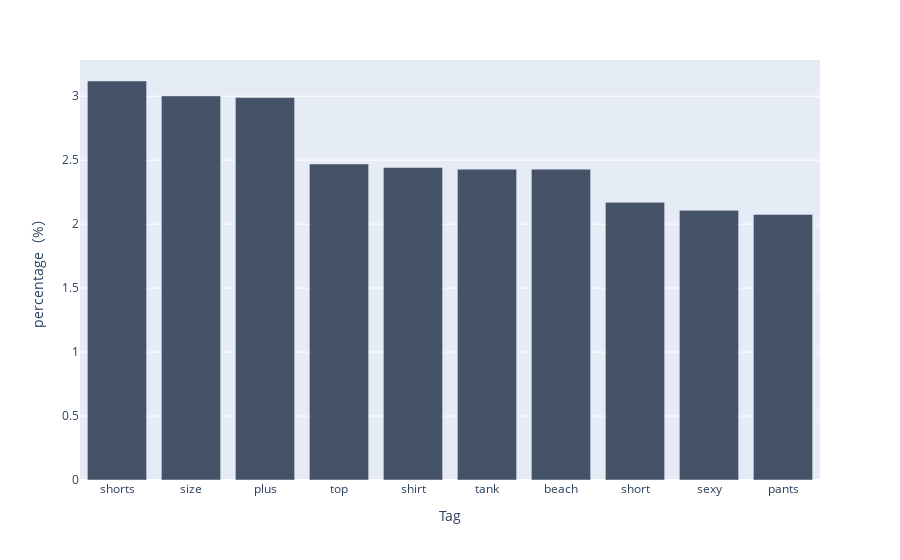

The code cell stored with this chart in its notebook:
### Code cell
px.bar(c1.head(10),'Tag','percentage（%）',color_discrete_sequence =['#465268']*10)

### Figure 1 — Plotly figure (JSON) as saved in the notebook; plotly's stock layout.template omitted (floating-point values rounded to 4 significant figures)
{"data": [{"alignmentgroup": "True", "hovertemplate": "Tag=%{x}<br>percentage（%）=%{y}<extra></extra>", "legendgroup": "", "marker": {"color": "#465268", "pattern": {"shape": ""}}, "name": "", "offsetgroup": "", "orientation": "v", "showlegend": false, "textposition": "auto", "type": "bar", "x": ["shorts", "size", "plus", "top", "shirt", "tank", "beach", "short", "sexy", "pants"], "xaxis": "x", "y": [3.119, 3.002, 2.989, 2.47, 2.443, 2.43, 2.43, 2.17, 2.107, 2.076], "yaxis": "y"}], "layout": {"barmode": "relative", "legend": {"tracegroupgap": 0}, "margin": {"t": 60}, "xaxis": {"anchor": "y", "domain": [0, 1], "title": {"text": "Tag"}}, "yaxis": {"anchor": "x", "domain": [0, 1], "title": {"text": "percentage（%）"}}}}
